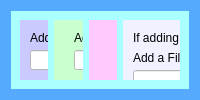
          <widget class="QWidget" name="EditPanel">
           <property name="styleSheet">
            <string notr="true">background-color: rgb(85, 170, 255);</string>
           </property>
           <layout class="QHBoxLayout" name="horizontalLayout_14">
            <item>
             <widget class="QWidget" name="widget" native="true">
              <property name="sizePolicy">
               <sizepolicy hsizetype="Expanding" vsizetype="Preferred">
                <horstretch>1</horstretch>
                <verstretch>1</verstretch>
               </sizepolicy>
              </property>
              <property name="styleSheet">
               <string notr="true">background-color: rgb(170, 255, 255);</string>
              </property>
              <layout class="QHBoxLayout" name="horizontalLayout_13">
               <item>
                <layout class="QHBoxLayout" name="horizontalLayout_12">
                 <item>
                  <widget class="QWidget" name="MediaTypeWidget" native="true">
                   <property name="sizePolicy">
                    <sizepolicy hsizetype="Expanding" vsizetype="Preferred">
                     <horstretch>1</horstretch>
                     <verstretch>0</verstretch>
                    </sizepolicy>
                   </property>
                   <property name="minimumSize">
                    <size>
                     <width>0</width>
                     <height>1</height>
                    </size>
                   </property>
                   <property name="styleSheet">
                    <string notr="true">background-color: rgb(202, 202, 255);</string>
                   </property>
                   <widget class="QLabel" name="label_16">
                    <property name="geometry">
                     <rect>
                      <x>10</x>
                      <y>10</y>
                      <width>211</width>
                      <height>16</height>
                     </rect>
                    </property>
                    <property name="text">
                     <string>Add a Media Type, Video, Music, Image</string>
                    </property>
                   </widget>
                   <widget class="QLineEdit" name="mediaTypeEdit">
                    <property name="geometry">
                     <rect>
                      <x>10</x>
                      <y>30</y>
                      <width>171</width>
                      <height>20</height>
                     </rect>
                    </property>
                    <property name="styleSheet">
                     <string notr="true">background-color: rgb(255, 255, 255);</string>
                    </property>
                   </widget>
                   <widget class="QPushButton" name="addMediaTypeButton">
                    <property name="geometry">
                     <rect>
                      <x>190</x>
                      <y>30</y>
                      <width>75</width>
                      <height>23</height>
                     </rect>
                    </property>
                    <property name="text">
                     <string>ADD</string>
                    </property>
                   </widget>
                   <widget class="QLabel" name="label_17">
                    <property name="geometry">
                     <rect>
                      <x>10</x>
                      <y>80</y>
                      <width>111</width>
                      <height>16</height>
                     </rect>
                    </property>
                    <property name="text">
                     <string>Remove Media Type</string>
                    </property>
                   </widget>
                   <widget class="QComboBox" name="removeMediaTypeCombo">
                    <property name="geometry">
                     <rect>
                      <x>10</x>
                      <y>100</y>
                      <width>181</width>
                      <height>22</height>
                     </rect>
                    </property>
                    <property name="styleSheet">
                     <string notr="true">
background-color: rgb(255, 255, 255);</string>
                    </property>
                   </widget>
                   <widget class="QPushButton" name="removeMediaTypeButton">
                    <property name="geometry">
                     <rect>
                      <x>200</x>
                      <y>100</y>
                      <width>75</width>
                      <height>23</height>
                     </rect>
                    </property>
                    <property name="text">
                     <string>REMOVE</string>
                    </property>
                   </widget>
                   <widget class="QLabel" name="mediaTypeEditError">
                    <property name="geometry">
                     <rect>
                      <x>10</x>
                      <y>60</y>
                      <width>171</width>
                      <height>16</height>
                     </rect>
                    </property>
                    <property name="frameShape">
                     <enum>QFrame::StyledPanel</enum>
                    </property>
                    <property name="text">
                     <string>.</string>
                    </property>
                   </widget>
                  </widget>
                 </item>
                 <item>
                  <widget class="QWidget" name="widget_4" native="true">
                   <property name="sizePolicy">
                    <sizepolicy hsizetype="Expanding" vsizetype="Preferred">
                     <horstretch>1</horstretch>
                     <verstretch>0</verstretch>
                    </sizepolicy>
                   </property>
                   <property name="minimumSize">
                    <size>
                     <width>1</width>
                     <height>1</height>
                    </size>
                   </property>
                   <property name="styleSheet">
                    <string notr="true">background-color: rgb(202, 255, 208);</string>
                   </property>
                   <widget class="QLabel" name="label_20">
                    <property name="geometry">
                     <rect>
                      <x>20</x>
                      <y>10</y>
                      <width>171</width>
                      <height>16</height>
                     </rect>
                    </property>
                    <property name="text">
                     <string>Add an Excluded Folder Name</string>
                    </property>
                   </widget>
                   <widget class="QLineEdit" name="excludeFoldersEdit">
                    <property name="geometry">
                     <rect>
                      <x>20</x>
                      <y>30</y>
                      <width>171</width>
                      <height>20</height>
                     </rect>
                    </property>
                    <property name="styleSheet">
                     <string notr="true">background-color: rgb(255, 255, 255);</string>
                    </property>
                   </widget>
                   <widget class="QPushButton" name="addFoldersButton">
                    <property name="geometry">
                     <rect>
                      <x>200</x>
                      <y>30</y>
                      <width>75</width>
                      <height>23</height>
                     </rect>
                    </property>
                    <property name="text">
                     <string>ADD</string>
                    </property>
                   </widget>
                   <widget class="QComboBox" name="removeFoldersCombo">
                    <property name="geometry">
                     <rect>
                      <x>20</x>
                      <y>110</y>
                      <width>171</width>
                      <height>22</height>
                     </rect>
                    </property>
                    <property name="styleSheet">
                     <string notr="true">background-color: rgb(255, 255, 255);</string>
                    </property>
                   </widget>
                   <widget class="QLabel" name="label_21">
                    <property name="geometry">
                     <rect>
                      <x>20</x>
                      <y>90</y>
                      <width>131</width>
                      <height>16</height>
                     </rect>
                    </property>
                    <property name="text">
                     <string>Remove Excluded Folder</string>
                    </property>
                   </widget>
                   <widget class="QPushButton" name="removeFoldersButton">
                    <property name="geometry">
                     <rect>
                      <x>200</x>
                      <y>110</y>
                      <width>75</width>
                      <height>23</height>
                     </rect>
                    </property>
                    <property name="text">
                     <string>REMOVE</string>
                    </property>
                   </widget>
                  </widget>
                 </item>
                 <item>
                  <widget class="QWidget" name="widget_3" native="true">
                   <property name="sizePolicy">
                    <sizepolicy hsizetype="Expanding" vsizetype="Preferred">
                     <horstretch>1</horstretch>
                     <verstretch>0</verstretch>
                    </sizepolicy>
                   </property>
                   <property name="styleSheet">
                    <string notr="true">background-color: rgb(255, 201, 254);</string>
                   </property>
                   <widget class="QLabel" name="label_18">
                    <property name="geometry">
                     <rect>
                      <x>30</x>
                      <y>10</y>
                      <width>281</width>
                      <height>16</height>
                     </rect>
                    </property>
                    <property name="text">
                     <string>Add a Master Collection Type Master, Clone, Secondary</string>
                    </property>
                   </widget>
                   <widget class="QLineEdit" name="addMasterTypeEdit">
                    <property name="geometry">
                     <rect>
                      <x>30</x>
                      <y>30</y>
                      <width>171</width>
                      <height>20</height>
                     </rect>
                    </property>
                    <property name="styleSheet">
                     <string notr="true">background-color: rgb(255, 255, 255);</string>
                    </property>
                   </widget>
                   <widget class="QPushButton" name="addMasterTypeButton">
                    <property name="geometry">
                     <rect>
                      <x>210</x>
                      <y>30</y>
                      <width>75</width>
                      <height>23</height>
                     </rect>
                    </property>
                    <property name="text">
                     <string>ADD</string>
                    </property>
                   </widget>
                   <widget class="QLabel" name="label_19">
                    <property name="geometry">
                     <rect>
                      <x>30</x>
                      <y>80</y>
                      <width>171</width>
                      <height>16</height>
                     </rect>
                    </property>
                    <property name="text">
                     <string>Remove Master Collection Type</string>
                    </property>
                   </widget>
                   <widget class="QComboBox" name="removeMasterTypeCombo">
                    <property name="geometry">
                     <rect>
                      <x>30</x>
                      <y>100</y>
                      <width>171</width>
                      <height>22</height>
                     </rect>
                    </property>
                    <property name="styleSheet">
                     <string notr="true">background-color: rgb(255, 255, 255);</string>
                    </property>
                   </widget>
                   <widget class="QPushButton" name="removeMasterTypeButton">
                    <property name="geometry">
                     <rect>
                      <x>210</x>
                      <y>100</y>
                      <width>75</width>
                      <height>23</height>
                     </rect>
                    </property>
                    <property name="text">
                     <string>REMOVE</string>
                    </property>
                   </widget>
                   <widget class="QLabel" name="addMasterTypeEditError">
                    <property name="geometry">
                     <rect>
                      <x>30</x>
                      <y>60</y>
                      <width>171</width>
                      <height>16</height>
                     </rect>
                    </property>
                    <property name="frameShape">
                     <enum>QFrame::StyledPanel</enum>
                    </property>
                    <property name="text">
                     <string>TextLabel</string>
                    </property>
                   </widget>
                  </widget>
                 </item>
                 <item>
                  <widget class="QWidget" name="widget_5" native="true">
                   <property name="sizePolicy">
                    <sizepolicy hsizetype="Expanding" vsizetype="Preferred">
                     <horstretch>2</horstretch>
                     <verstretch>0</verstretch>
                    </sizepolicy>
                   </property>
                   <property name="styleSheet">
                    <string notr="true">background-color: rgb(240, 242, 255);</string>
                   </property>
                   <widget class="QLabel" name="label_22">
                    <property name="geometry">
                     <rect>
                      <x>10</x>
                      <y>30</y>
                      <width>171</width>
                      <height>16</height>
                     </rect>
                    </property>
                    <property name="text">
                     <string>Add a File Extension eg  .jpeg</string>
                    </property>
                   </widget>
                   <widget class="QLineEdit" name="addFileExtEdit">
                    <property name="geometry">
                     <rect>
                      <x>10</x>
                      <y>50</y>
                      <width>141</width>
                      <height>20</height>
                     </rect>
                    </property>
                    <property name="styleSheet">
                     <string notr="true">background-color: rgb(255, 255, 255);</string>
                    </property>
                   </widget>
                   <widget class="QComboBox" name="selectMediaTypeCombo">
                    <property name="geometry">
                     <rect>
                      <x>180</x>
                      <y>50</y>
                      <width>151</width>
                      <height>22</height>
                     </rect>
                    </property>
                    <property name="styleSheet">
                     <string notr="true">background-color: rgb(255, 255, 255);</string>
                    </property>
                   </widget>
                   <widget class="QLabel" name="label_23">
                    <property name="geometry">
                     <rect>
                      <x>180</x>
                      <y>30</y>
                      <width>151</width>
                      <height>16</height>
                     </rect>
                    </property>
                    <property name="text">
                     <string>Select Associated Media Type</string>
                    </property>
                   </widget>
                   <widget class="QPushButton" name="addExtButton">
                    <property name="geometry">
                     <rect>
                      <x>330</x>
                      <y>50</y>
                      <width>75</width>
                      <height>23</height>
                     </rect>
                    </property>
                    <property name="text">
                     <string>ADD</string>
                    </property>
                   </widget>
                   <widget class="QLabel" name="label_24">
                    <property name="geometry">
                     <rect>
                      <x>10</x>
                      <y>10</y>
                      <width>431</width>
                      <height>16</height>
                     </rect>
                    </property>
                    <property name="text">
                     <string>If adding a new media type, do it first then addthis  extensions</string>
                    </property>
                   </widget>
                   <widget class="QLabel" name="label_25">
                    <property name="geometry">
                     <rect>
                      <x>10</x>
                      <y>100</y>
                      <width>121</width>
                      <height>16</height>
                     </rect>
                    </property>
                    <property name="text">
                     <string>Remove an Extension</string>
                    </property>
                   </widget>
                   <widget class="QComboBox" name="removeExtCombo">
                    <property name="geometry">
                     <rect>
                      <x>10</x>
                      <y>120</y>
                      <width>181</width>
                      <height>22</height>
                     </rect>
                    </property>
                    <property name="styleSheet">
                     <string notr="true">background-color: rgb(255, 255, 255);</string>
                    </property>
                   </widget>
                   <widget class="QPushButton" name="removeExtButton">
                    <property name="geometry">
                     <rect>
                      <x>200</x>
                      <y>120</y>
                      <width>75</width>
                      <height>23</height>
                     </rect>
                    </property>
                    <property name="text">
                     <string>REMOVE</string>
                    </property>
                   </widget>
                   <widget class="QLabel" name="label_26">
                    <property name="geometry">
                     <rect>
                      <x>10</x>
                      <y>80</y>
                      <width>131</width>
                      <height>16</height>
                     </rect>
                    </property>
                    <property name="frameShape">
                     <enum>QFrame::StyledPanel</enum>
                    </property>
                    <property name="text">
                     <string>TextLabel</string>
                    </property>
                   </widget>
                  </widget>
                 </item>
                </layout>
               </item>
              </layout>
             </widget>
            </item>
           </layout>
          </widget>
